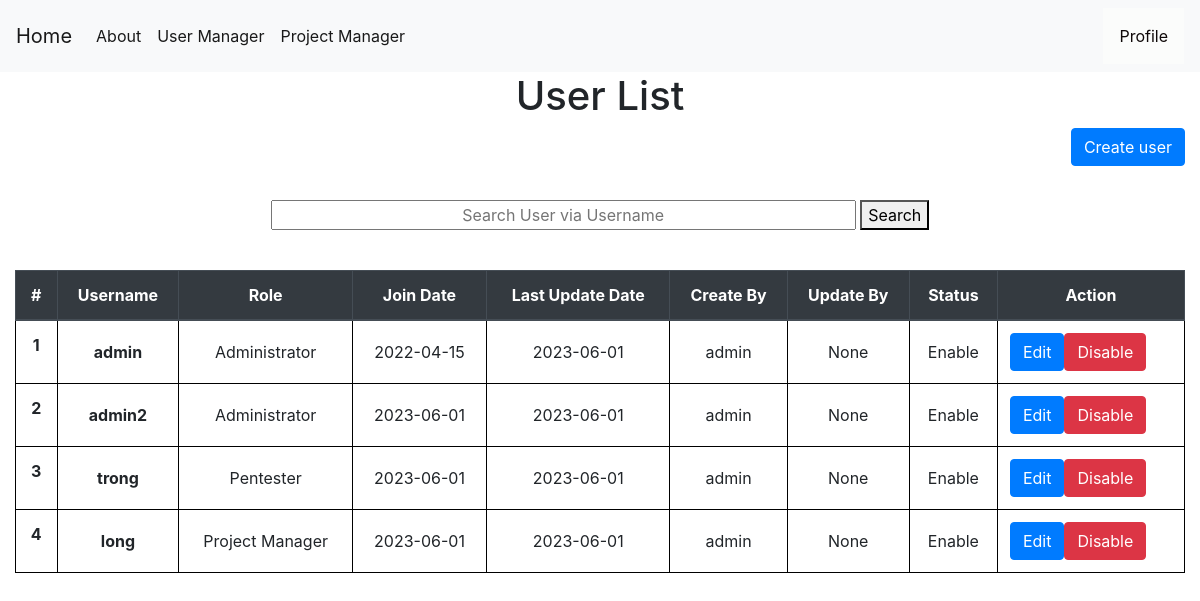
The app's page /enableaccount (signed in), older data.
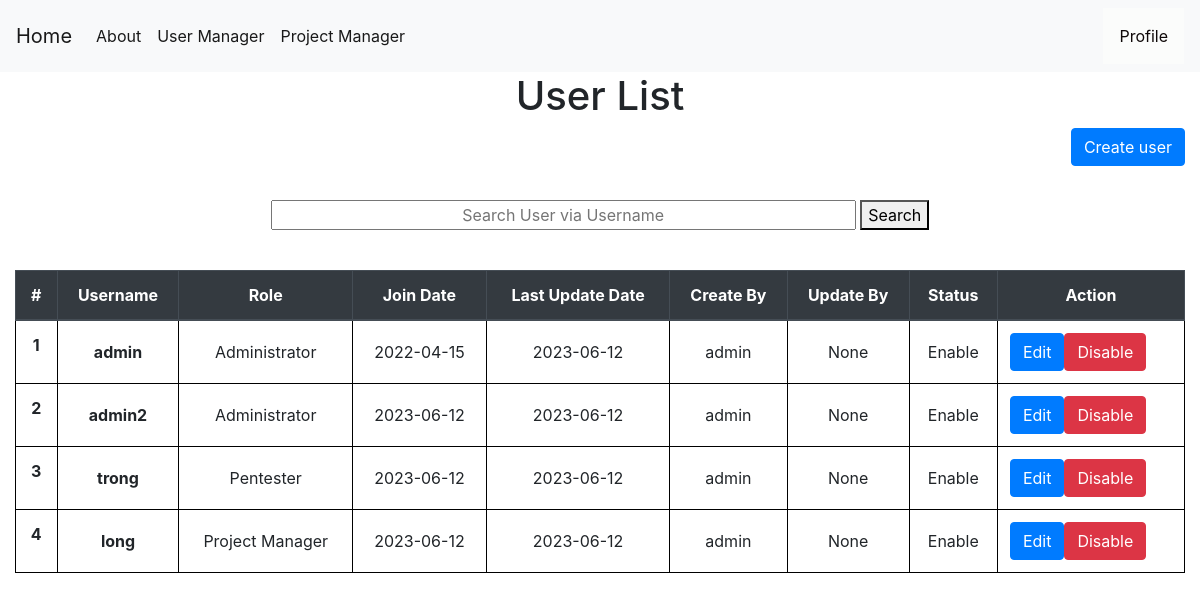
The same page, newer data.
### tables this page shows
CREATE TABLE users (
    userid INTEGER PRIMARY KEY AUTOINCREMENT,
    username TEXT NOT NULL,
    password TEXT NOT NULL,
    join_date date NOT NULL,
    update_date date,
    create_by TEXT NOT NULL,
    update_by TEXT,
    isactive INTEGER NOT NULL,
    role TEXT NOT NULL
);

### app.py (the view, shortened to what this page needs)
@app.route("/enableaccount", methods=('GET', 'POST'))
def enableaccount():
    if session["userid"] == None:
        return redirect(url_for('login'))
    currentuser = get_current_user()
    if currentuser["role"] != 'Administrator':
        return render_template('403.html',)
    msg = ''
    conn = get_db_connection()
    users = conn.execute('SELECT * FROM users').fetchall()
    conn.commit()
    conn.close()
    return render_template('show_user.html', currentuser=currentuser,users=users,msg=msg)

### app.py (called while the page is built)
def get_db_connection():
    conn = sqlite3.connect('database.db')
    conn.row_factory = sqlite3.Row
    return conn

def get_current_user():
    userid = session["userid"]
    conn = get_db_connection()
    user = conn.execute('SELECT * FROM users WHERE userid = ?',(userid,)).fetchone()
    conn.commit()
    conn.close()
    return user

### templates/show_user.html (shortened to what this page needs)
{% extends 'base.html' %}
{% block content %}
    <center><h1>{% block title %}  User List  {% endblock %}</h1></center>
    <link rel= "stylesheet" type= "text/css" href= "{{ url_for('static',filename='css/showuser.css') }}">
    <a href="{{ url_for('add_user')}}" class="btn btn-primary" style="float: right;" role="button" aria-pressed="true">Create user</a>
  <center>
  <form action="{{ url_for('search_user') }}" method ="GET">
    <input style="text-align: center;width:50%;" name="username" type="username" placeholder="Search User via Username" />
    <button>Search</button>
  </form>
</center></br>
    <table class="table">
        <thead class="thead-dark" text-align="center" style="text-align: center;width:100%;">
          <tr>
            <th style="text-align: center"scope="col">#</th>
            <th style="text-align: center"scope="col">Username</th>
            <th style="text-align: center"scope="col">Role</th>
            <th style="text-align: center"scope="col">Join Date</th>
            <th style="text-align: center"scope="col">Last Update Date</th>
            <th style="text-align: center"scope="col">Create By</th>
            <th style="text-align: center"scope="col">Update By</th>
            <th style="text-align: center"scope="col">Status</th>
            <th style="text-align: center"scope="col">Action</th>
          </tr>
        </thead>
        <tbody>
        {% for user in users %}
          <tr>
            <th style="text-align: center"class="counterCell"></th>
            <th style="text-align: center"class="align-middle"  scope="row">{{ user.username }}</th>
            <td style="text-align: center"class="align-middle" >{{ user.role }}</td>
            <td style="text-align: center"class="align-middle" >{{ user.join_date }}</td>
            <td style="text-align: center"class="align-middle" >{{ user.update_date }}</td>
            <td style="text-align: center"class="align-middle" >{{ user.create_by }}</td>
            <td style="text-align: center"class="align-middle" >{{ user.update_by }}</td>
            {% if user.isactive == 1 %}
            <td style="text-align: center"class="align-middle">Enable</td>
            {%else%}
            <td style="text-align: center"class="align-middle">Disable</td>
            {% endif %}
            <td style="text-align: center"class="align-middle">
              <span style="float:left;">
              <a href="{{ url_for('edituser',id= user.userid) }} "class="btn btn-primary">Edit</a>
              </span>
              {% if user.isactive == 1 %}
              <span style="float:left;">
              <form action="{{ url_for('showuser') }}" method=post >
                  <button id="disable" type=submit class="btn btn-danger" >Disable</button>
              </form>
            </span>
            {% endif %}
            </td>
          </tr>
        {% endfor %}
        </tbody>
      </table>
{% endblock %}

### templates/base.html (shortened to what this page needs)
<!doctype html>
<link rel= "stylesheet" type= "text/css" href= "{{ url_for('static',filename='css/style.css') }}">
<html lang="en">
  <head>
    <link rel="stylesheet" href="https://stackpath.bootstrapcdn.com/bootstrap/4.3.1/css/bootstrap.min.css">
  </head>
  <body>
    <nav class="navbar navbar-expand-md navbar-light bg-light">
      {% block sidebar %}
        <a class="navbar-brand" href="{{ url_for('index')}}">Home</a>
        <div class="collapse navbar-collapse" id="navbarNav">
            <ul class="navbar-nav">
            <li class="nav-item active">
                <a class="nav-link" href="{{ url_for('about_us')}}">About</a>
            </li>
            </ul>
            <ul class="navbar-nav">
              {% if session.userid %}
                {% if session.userid == 1 %}
              <li class="nav-item active">
                <a class="nav-link" href="{{ url_for('showuser')}}">User Manager</a>
              </li>
                {% endif %}
              <li class="nav-item active">
                <a class="nav-link" href="{{ url_for('showproject')}}">Project Manager</a>
              </li>
              {% endif %}
              </ul>
        </div>
        {% endblock %}
        {% if session.userid %}
        <div class="dropdown">
          <button class="dropbtn">Profile</button>
        </div>
        {% else %}
          <a href="{{ url_for('login')}}" class="nav-link">Login</a>
        {% endif %}
    </nav>
    <div class="container">
        {% block content %} {% endblock %}
    </div>
</html>

### static/css/style.css (style rules this page uses)
table, th, td { border: 1px solid black; }
body { min-height: 100vh; height: 100%; margin: 0; z-index: 10; display: grid; grid-template-rows: auto 1fr auto; }
body { display: flex; flex-direction: column; }
.dropbtn { background-color: #fbfcfb; color: rgb(15, 8, 8); padding: 16px; font-size: 16px; border: none; }
.dropdown { position: relative; display: inline-block; }
.container { max-width: 1680px !important; }

### static/css/showuser.css (style rules this page uses)
table { counter-reset: tableCount; }
.counterCell:before { content: counter(tableCount); counter-increment: tableCount; }

Row changes from the older to the newer data that the page shows:
changed users (number 1 of 4 on the later page): update_date "2023-06-01" → "2023-06-12"
changed users "admin2": join_date "2023-06-01" → "2023-06-12"; update_date "2023-06-01" → "2023-06-12"
changed users "trong": join_date "2023-06-01" → "2023-06-12"; update_date "2023-06-01" → "2023-06-12"
changed users "long": join_date "2023-06-01" → "2023-06-12"; update_date "2023-06-01" → "2023-06-12"
